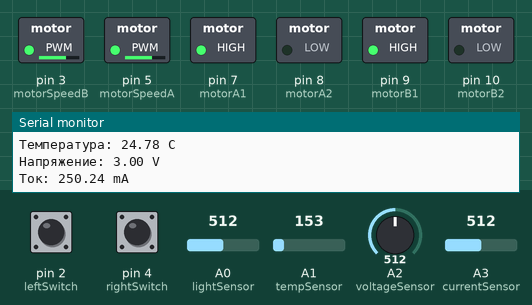
Simulated run of this sketch. Board: Arduino Uno, built with avr-gcc and run on an emulated ATmega328P. On the bench: switched loads named in the sketch (green lamp = pin HIGH), the last lines printed to the serial monitor. Dashed ring = blinking. Inputs (shaded band) come from the test bench; at power-on: pin 2 (leftSwitch) HIGH, pin 4 (rightSwitch) HIGH, A0 (lightSensor) = 512, A1 (tempSensor) = 153, A2 (voltageSensor) = 512, A3 (currentSensor) = 512.

Above: at 1.3 s.
1.4 s: pin 2 (leftSwitch) pulled LOW for 3.2 s
At 5.2 s:
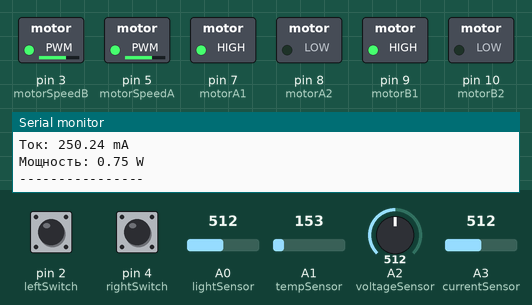
6.2 s: pin 4 (rightSwitch) pulled LOW for 3.2 s
At 10.4 s:
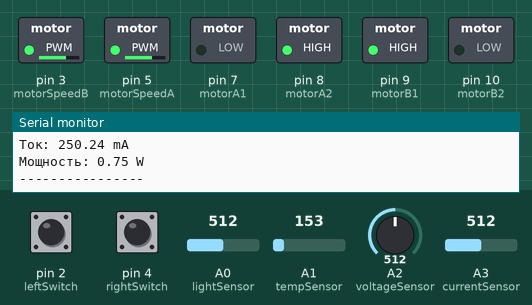
14.1 s: pin 2 (leftSwitch) pulled LOW for 0.75 s
At 14.47 s:
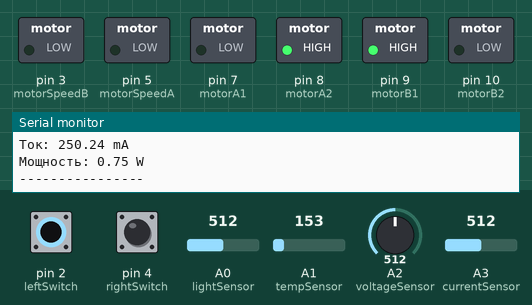
18.1 s: pin 4 (rightSwitch) pulled LOW for 0.75 s
At 18.35 s:
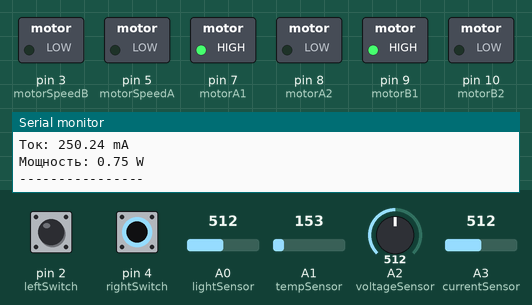
22.1 s: pin 2 (leftSwitch) pulled LOW for 1 s
At 23.8 s:
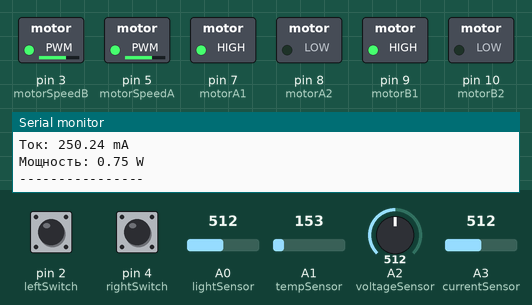
Timing chart, 0 to 25.3 s (numbered marks = the images above; inputs shaded):
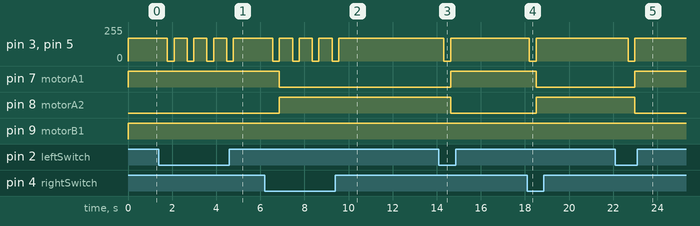

The sketch:

prototype.ino
```cpp
const int motorA1 = 7;
const int motorA2 = 8;
const int motorB1 = 9;
const int motorB2 = 10;

const int motorSpeedA = 5;
const int motorSpeedB = 3;

const int leftSwitch = 2;
const int rightSwitch = 4;

const int lightSensor = A0;
const int tempSensor = A1;
const int voltageSensor = A2;
const int currentSensor = A3;

int direction = 1;

void setup() {
  pinMode(motorA1, OUTPUT);
  pinMode(motorA2, OUTPUT);
  pinMode(motorB1, OUTPUT);
  pinMode(motorB2, OUTPUT);

  pinMode(motorSpeedA, OUTPUT);
  pinMode(motorSpeedB, OUTPUT);

  pinMode(leftSwitch, INPUT_PULLUP);
  pinMode(rightSwitch, INPUT_PULLUP);

  Serial.begin(9600);
}

void loop() {
  // Концевые выключатели
  if (digitalRead(rightSwitch) == LOW) {
    direction = -1;
    stopMotors();
    delay(300);
  }

  if (digitalRead(leftSwitch) == LOW) {
    direction = 1;
    stopMotors();
    delay(300);
  }

  // Движение платформы
  if (direction == 1) {
    digitalWrite(motorA1, HIGH);
    digitalWrite(motorA2, LOW);
  } else {
    digitalWrite(motorA1, LOW);
    digitalWrite(motorA2, HIGH);
  }

  analogWrite(motorSpeedA, 170);

  // Вращение мягкого валика
  digitalWrite(motorB1, HIGH);
  digitalWrite(motorB2, LOW);
  analogWrite(motorSpeedB, 170);

  // Освещённость
  int light = analogRead(lightSensor);

  // Температура TMP36
  float voltage = analogRead(tempSensor) * 5.0 / 1023.0;
  float temperature = (voltage - 0.5) * 100.0;

  // Условная имитация INA219
  float panelVoltage =
    analogRead(voltageSensor) * 6.0 / 1023.0;

  float panelCurrent =
    analogRead(currentSensor) * 500.0 / 1023.0;

  float power = panelVoltage * panelCurrent / 1000.0;

  Serial.print("Освещенность: ");
  Serial.println(light);

  Serial.print("Температура: ");
  Serial.print(temperature);
  Serial.println(" C");

  Serial.print("Напряжение: ");
  Serial.print(panelVoltage);
  Serial.println(" V");

  Serial.print("Ток: ");
  Serial.print(panelCurrent);
  Serial.println(" mA");

  Serial.print("Мощность: ");
  Serial.print(power);
  Serial.println(" W");

  Serial.println("----------------");

  delay(500);
}

void stopMotors() {
  analogWrite(motorSpeedA, 0);
  analogWrite(motorSpeedB, 0);
}
```

Measured:
- after the input at 1.4 s, pin 3 (motorSpeedB), pin 5 (motorSpeedA): alternates 170/255 for 0.60 s and 0/255 for 0.30 s, 8 changes in all, then stays 170/255, starting after 0.39 s
- after the input at 6.2 s, pin 3 (motorSpeedB), pin 5 (motorSpeedA): alternates 170/255 for 0.60 s and 0/255 for 0.30 s, 8 changes in all, then stays 170/255, starting after 0.37 s; pin 7 (motorA1): HIGH → LOW after 0.67 s; pin 8 (motorA2): LOW → HIGH after 0.67 s
- after the input at 14.1 s, pin 3 (motorSpeedB), pin 5 (motorSpeedA): 170/255 → 0/255 after 0.23 s, → 170/255 0.30 s later; pin 7 (motorA1): LOW → HIGH after 0.53 s; pin 8 (motorA2): HIGH → LOW after 0.53 s
- after the input at 18.1 s, pin 3 (motorSpeedB), pin 5 (motorSpeedA): 170/255 → 0/255 after 0.10 s, → 170/255 0.30 s later; pin 7 (motorA1): HIGH → LOW after 0.40 s; pin 8 (motorA2): LOW → HIGH after 0.40 s
- after the input at 22.1 s, pin 3 (motorSpeedB), pin 5 (motorSpeedA): 170/255 → 0/255 after 0.58 s, → 170/255 0.30 s later; pin 7 (motorA1): LOW → HIGH after 0.88 s; pin 8 (motorA2): HIGH → LOW after 0.88 s
